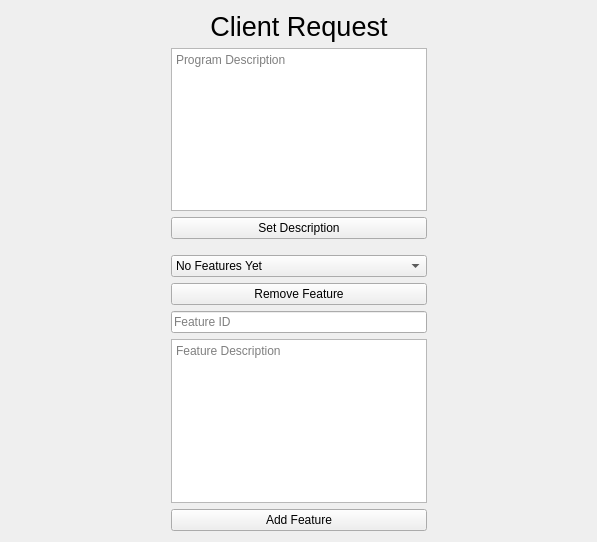
<?xml version="1.0" encoding="UTF-8"?>
<ui version="4.0">
 <class>Dialog</class>
 <widget class="QDialog" name="Dialog">
  <property name="geometry">
   <rect>
    <x>0</x>
    <y>0</y>
    <width>597</width>
    <height>542</height>
   </rect>
  </property>
  <property name="windowTitle">
   <string>Dialog</string>
  </property>
  <layout class="QGridLayout" name="gridLayout">
   <item row="0" column="0">
    <spacer name="horizontalSpacer">
     <property name="orientation">
      <enum>Qt::Horizontal</enum>
     </property>
     <property name="sizeHint" stdset="0">
      <size>
       <width>40</width>
       <height>20</height>
      </size>
     </property>
    </spacer>
   </item>
   <item row="7" column="1">
    <widget class="QLineEdit" name="lineEditFeature_ID">
     <property name="placeholderText">
      <string>Feature ID</string>
     </property>
    </widget>
   </item>
   <item row="0" column="1">
    <widget class="QLabel" name="labelClient_Request">
     <property name="font">
      <font>
       <pointsize>20</pointsize>
      </font>
     </property>
     <property name="text">
      <string>Client Request</string>
     </property>
     <property name="alignment">
      <set>Qt::AlignCenter</set>
     </property>
    </widget>
   </item>
   <item row="8" column="1">
    <widget class="QPlainTextEdit" name="plainTextEditFeature_Description">
     <property name="placeholderText">
      <string>Feature Description</string>
     </property>
    </widget>
   </item>
   <item row="2" column="1">
    <widget class="QPushButton" name="pushButtonSet_Description">
     <property name="text">
      <string>Set Description</string>
     </property>
     <property name="autoDefault">
      <bool>false</bool>
     </property>
    </widget>
   </item>
   <item row="0" column="2">
    <spacer name="horizontalSpacer_2">
     <property name="orientation">
      <enum>Qt::Horizontal</enum>
     </property>
     <property name="sizeHint" stdset="0">
      <size>
       <width>40</width>
       <height>20</height>
      </size>
     </property>
    </spacer>
   </item>
   <item row="4" column="1">
    <spacer name="verticalSpacer">
     <property name="orientation">
      <enum>Qt::Vertical</enum>
     </property>
     <property name="sizeType">
      <enum>QSizePolicy::Fixed</enum>
     </property>
     <property name="sizeHint" stdset="0">
      <size>
       <width>20</width>
       <height>10</height>
      </size>
     </property>
    </spacer>
   </item>
   <item row="5" column="1">
    <widget class="QComboBox" name="comboBoxFeatures">
     <item>
      <property name="text">
       <string>No Features Yet</string>
      </property>
     </item>
    </widget>
   </item>
   <item row="1" column="1">
    <widget class="QPlainTextEdit" name="plainTextEditProgram_Description">
     <property name="placeholderText">
      <string>Program Description</string>
     </property>
    </widget>
   </item>
   <item row="9" column="1">
    <widget class="QPushButton" name="pushButtonAdd_Feature">
     <property name="text">
      <string>Add Feature</string>
     </property>
     <property name="autoDefault">
      <bool>false</bool>
     </property>
    </widget>
   </item>
   <item row="6" column="1">
    <widget class="QPushButton" name="pushButtonRemove_Feature">
     <property name="text">
      <string>Remove Feature</string>
     </property>
     <property name="autoDefault">
      <bool>false</bool>
     </property>
    </widget>
   </item>
  </layout>
 </widget>
 <resources/>
 <connections/>
</ui>
